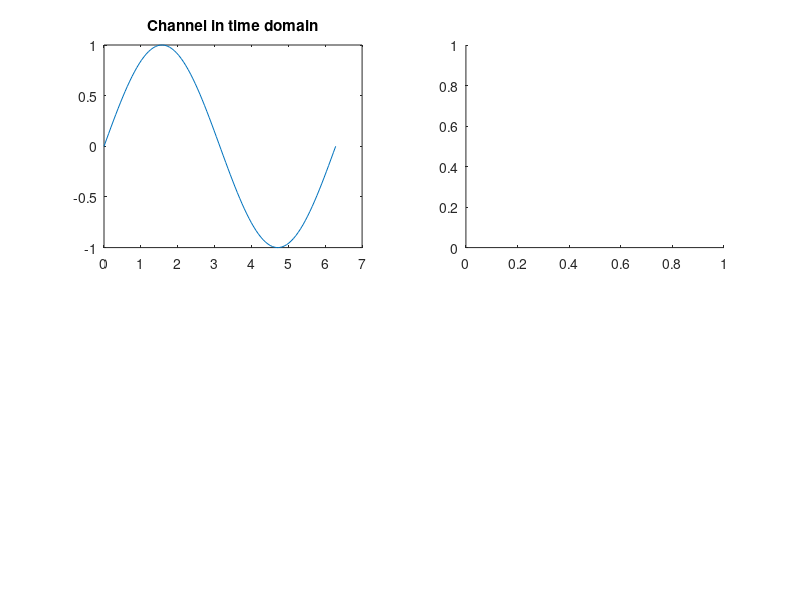

Here is the MATLAB script that generated this plot: (Note: this script raises an error after producing the figure.)
figure();
x = linspace(0,2*pi,100);
y = sin(x);

subplot(2,2,1);
plot(x,y);
title('Channel in time domain');

subplot(2,2,2); colormap(colorMap); image(imageData); axis image; title('Transmitted image'); drawnow;

subplot(2,2,3);
plot(x,y);
title('Channel in frequency domain (no DC)');

subplot(2,2,4);
plot(x,y);
seconds = 5;
title(['Received image after ', num2str(seconds) ,' seconds']);
